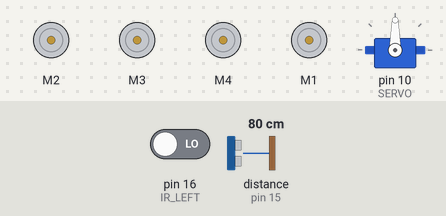
Bench run of a sketch on a simulated Arduino Uno, built with avr-gcc and run on an emulated ATmega328P. Parts: 4 × DC motor (green arrow = forward, orange = backward, longer = faster), servo. Wiring (inferred from the names in the program): ultrasonic range finder: trigger pin 14; echo pin 15. The inputs (shaded band) are chosen by the test bench; at power-on: pin 16 (IR_LEFT) LOW, distance to the obstacle (sensor on pin 15) 80 cm. The echo pulse lasts 58.3 µs per cm.

Above: at 0.05 s.
At 0.8 s:
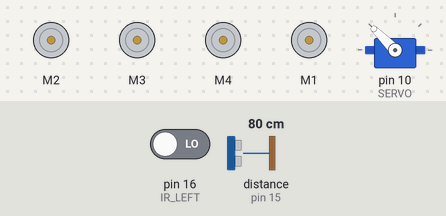
At 1.2 s:
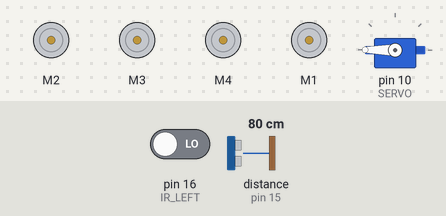
At 1.6 s:
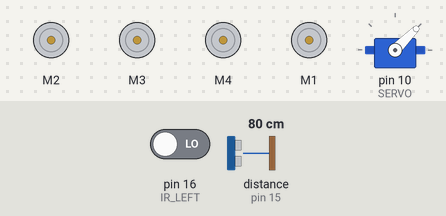
At 2.35 s:
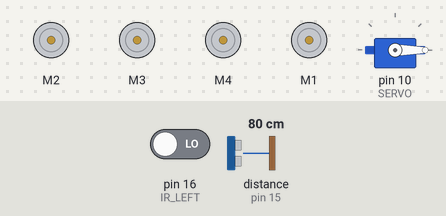
At 3.2 s:
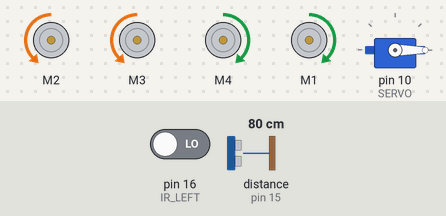
Timing chart, 0 to 7.5 s (numbered marks = the images above):
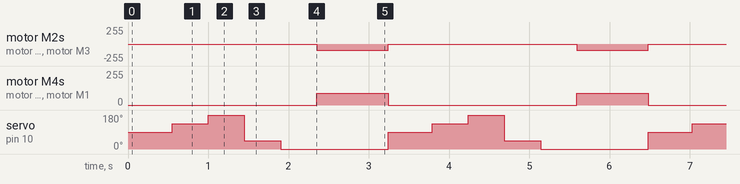

Measured:
- by itself, motor M2, motor M3: alternates backward 90/255 for 0.89 s and stopped for 2.4 s
- by itself, motor M4, motor M1: alternates forward 90/255 for 0.89 s and stopped for 2.4 s
- by itself, servo on pin 10 (SERVO): repeats every 3.2 s: 180° 0.45 s, 45° 0.45 s, 0° 1.3 s, 90° 0.55 s, 135° 0.45 s

The sketch:

ObstacleAvoidingRobot.ino
```cpp
//The DIY Life
//Janis Rasins fork and refactoring from Michael Klements code
//29 June 2020
//Obstacle Avoiding Robot

#include <AFMotor.h>                              //Import library to control motor shield
#include <Servo.h>                                //Import library to control the servo

AF_DCMotor rightBack(2);                          //Create an object to control each motor
AF_DCMotor rightFront(3);
AF_DCMotor leftFront(4);
AF_DCMotor leftBack(1);
Servo servoLook;                                  //Create an object to control the servo

#define SERVO 10
#define TRIG 14                                    //Assign the ultrasonic sensor pins
#define ECHO 15
#define IR_LEFT 16                                  // Left infrared sensor
#define IR_RIGHT 17                                 // Right infrared sensor
#define MAX_DIST 150                                //Maximum sensing distance (Objects further than this distance are ignored)
#define STOP_DIST 50                                //Minimum distance from an object to stop in cm
#define MOTOR_SPEED 50                              //The maximum motor speed
#define TURN_SPEED 40                               //Amount to add to motor speed when turning
#define MOTOR_OFFSET 0                             //Factor to account for one side being more powerful
float timeOut = 2*(MAX_DIST+10)/100/340*1000000;    //Maximum time to wait for a return signal
unsigned long lastTime;                             // Define timer
bool isIrHight;                                     // Define Infrared state
int turnDurationTime =  round(40000/(MOTOR_SPEED+TURN_SPEED)); // Calculate 90 deg turn time

void setup()
{
  setSpeed(false);
  stopMove();
  servoLook.attach(SERVO);                           //Assign the servo pin
  pinMode(TRIG,OUTPUT);                           //Assign ultrasonic sensor pin modes
  pinMode(ECHO,INPUT);
  pinMode(IR_LEFT, INPUT);                        // Infrared input
  pinMode(IR_RIGHT, INPUT);
}

void loop()
{
  servoLook.write(90);                            //Set the servo to look straight ahead
  delay(550);
  int distance = getDistance();                   //Check that there are no objects ahead
  isIrHight = digitalRead( IR_LEFT ) == HIGH && digitalRead( IR_RIGHT ) == HIGH;
  if((distance >= STOP_DIST) && isIrHight)                        //If there are no objects within the stopping distance, move forward
  {
    moveForward();
  }
  while((distance >= STOP_DIST) && isIrHight)                     //Keep checking the object distance until it is within the minimum stopping distance
  {
    isIrHight = digitalRead( IR_LEFT ) == HIGH && digitalRead( IR_RIGHT ) == HIGH;
    distance = getDistance();
    delay(150);
  }
  stopMove();                                     //Stop the motors
  processTurnDirection(checkDirection());         //Check the left and right object distances and get the turning instruction
}

void accelerate()                                 //Function to accelerate the motors from 0 to full speed
{
  for (int i=0; i<MOTOR_SPEED; i++)                //Loop from 0 to full speed
  {
    rightBack.setSpeed(i);                        //Set the motors to the current loop speed
    rightFront.setSpeed(i);
    leftFront.setSpeed(i+MOTOR_OFFSET);
    leftBack.setSpeed(i+MOTOR_OFFSET);
    delay(10);
  }
}

void decelerate()                                 //Function to decelerate the motors from full speed to zero
{
  for (int i=MOTOR_SPEED; i!=0; i--)               //Loop from full speed to 0
  {
    rightBack.setSpeed(i);                        //Set the motors to the current loop speed
    rightFront.setSpeed(i);
    leftFront.setSpeed(i+MOTOR_OFFSET);
    leftBack.setSpeed(i+MOTOR_OFFSET);
    delay(10);
  }
}

void moveForward()                                //Set all motors to run forward
{
  rightBack.run(FORWARD);
  rightFront.run(FORWARD);
  leftFront.run(FORWARD);
  leftBack.run(FORWARD);
}

void stopMove()                                   //Set all motors to stop
{
  rightBack.run(RELEASE);
  rightFront.run(RELEASE);
  leftFront.run(RELEASE);
  leftBack.run(RELEASE);
}

void setSpeed(bool isIncremental)                                   //Set the motors to the motor speed
{
  int turnSpeed = MOTOR_SPEED;
  if (isIncremental) {
    turnSpeed += TURN_SPEED;
  }
  rightBack.setSpeed(turnSpeed);
  rightFront.setSpeed(turnSpeed);
  leftFront.setSpeed(turnSpeed+MOTOR_OFFSET);
  leftBack.setSpeed(turnSpeed+MOTOR_OFFSET);
}

void turnDirection(bool isRight)
{
  int leftRotation, rightRotation;
  if (isRight) {
    leftRotation = FORWARD;
    rightRotation = BACKWARD;
  } else {
    leftRotation = BACKWARD;
    rightRotation = FORWARD;
  }
  rightBack.run(rightRotation);
  rightFront.run(rightRotation);
  leftFront.run(leftRotation);
  leftBack.run(leftRotation);
}

void turnLeft(int duration)                                 //Set motors to turn left for the specified duration then stop
{
  setSpeed(true);
  turnDirection(false);
  delay(duration);
  setSpeed(false);
  stopMove();

}

void turnRight(int duration)                                //Set motors to turn right for the specified duration then stop
{
  setSpeed(true);
  turnDirection(true);
  delay(duration);
  setSpeed(false);
  stopMove();
}

int getDistance()                                   //Measure the distance to an object
{
  unsigned long pulseTime;                          //Create a variable to store the pulse travel time
  int distance;                                     //Create a variable to store the calculated distance
  digitalWrite(TRIG, HIGH);                         //Generate a 10 microsecond pulse
  delayMicroseconds(10);
  digitalWrite(TRIG, LOW);
  pulseTime = pulseIn(ECHO, HIGH, timeOut);         //Measure the time for the pulse to return
  distance = (float)pulseTime * 340 / 2 / 10000;    //Calculate the object distance based on the pulse time
  return distance;
}

int checkDirection()                                            //Check the left and right directions and decide which way to turn.
{                                                               //Direction to turn, 0 left 45deg, 1 left 90deg, 2 right 45deg, 3 right 90deg, 4 turn around
  int distances[] = {0,0,0,0};                                //Left and right distances.
  int turnDirection;

  distances[0] = getAngleDist(135);
  distances[1] = getAngleDist(180);
  distances[2] = getAngleDist(45);
  distances[3] = getAngleDist(0);
  turnDirection = indexOfMaxValue(distances, sizeof(distances) / sizeof(distances[0]));

  if (distances[turnDirection] < STOP_DIST) {
    turnDirection = 4;
  }
  return turnDirection;
}

int getAngleDist(int angle)
{
  int distance;
  servoLook.write(angle);
  delay(450);
  distance = getDistance();
  return distance;
}

int indexOfMaxValue(int dist[], int sizeOfArray) {
  int maxValue = 0;
	int maxIndex = 0;

  for ( int i=0; i < sizeOfArray; i++ )
  {
		if ( dist[i] > maxValue )
		{
			maxValue = dist[i];
			maxIndex = i;
		}
	}
  return maxIndex;
}

void processTurnDirection(int turnDir)
{
  switch (turnDir)                                //Turn left, turn around or turn right depending on the instruction
  {
    case 0:                                       //Turn left
      turnLeft (turnDurationTime / 1.75);
      break;
    case 1:                                       //Turn left
      turnLeft (turnDurationTime);
      break;
    case 2:                                       //Turn right
      turnRight (turnDurationTime / 1.75);
      break;
    case 3:                                       //Turn right
      turnRight (turnDurationTime);
      break;
    case 4:                                       //Turn around
      turnRight (turnDurationTime * 2);
      break;
  }
}
```
